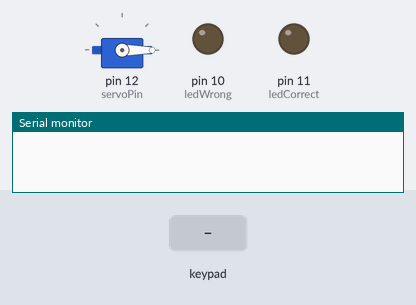
Recording of a sketch running on a simulated Arduino Uno, built with avr-gcc and run on an emulated ATmega328P. Parts: servo, output pins drawn as LEDs (lit = HIGH), the last lines printed to the serial monitor. Dashed ring = blinking. The test bench sets the inputs (shaded band).

Above: at 1.2 s.
1.3 s: key '*' pressed
At 1.55 s:
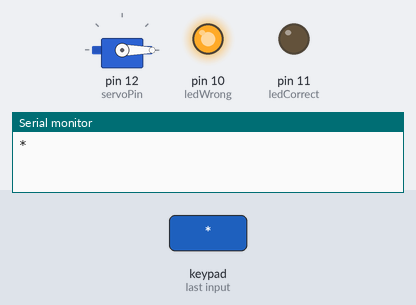
3.1 s: keypad keys 0 5 A 2 * pressed 0.4 s apart
At 4.36 s:
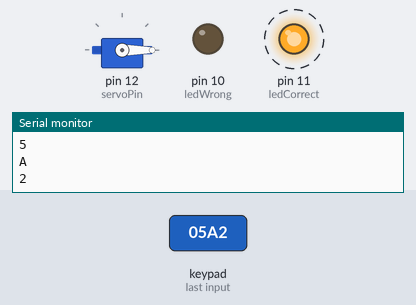
6.6 s: key 'B' pressed
8.1 s: keypad keys 0 5 A 2 # pressed 0.4 s apart
At 8.95 s:
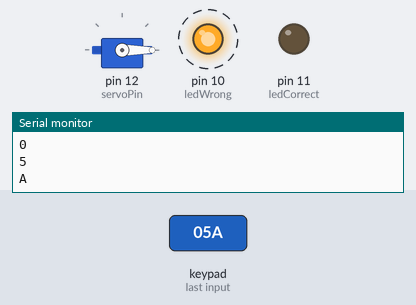
11.6 s: key 'C' pressed
13.1 s: keypad keys 0 5 A 2 D pressed 0.4 s apart
At 16.1 s:
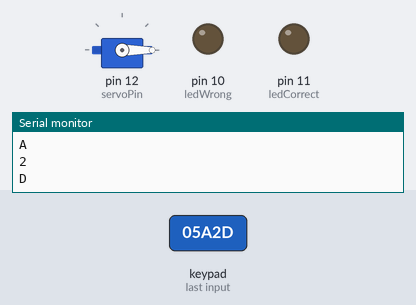
Timing chart, 0 to 17.6 s (numbered marks = the images above; inputs shaded):
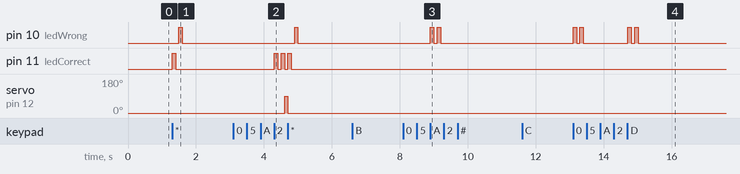

The sketch:

Keypad_Passcode.ino
```cpp
#include <Servo.h>
#include <Keypad.h>


const byte ROWS = 4;
const byte COLS = 4;

char hexaKeys[ROWS][COLS] = {
  {'1', '2', '3', 'A'},
  {'4', '5', '6', 'B'},
  {'7', '8', '9', 'C'},
  {'*', '0', '#', 'D'}
};

byte rowPins[ROWS] = {9, 8, 7, 6};
byte colPins[COLS] = {5, 4, 3, 2};


char passCode[] = {'0', '5', 'A', '2'}; //an array containing the passcode
char enterCode[sizeof(passCode)]; //an array containing the entered code
int keyCount = 0;
bool passSuccess = false;
int ledCorrect = 11;
int ledWrong = 10;
int servoPin = 12;

Keypad customKeypad = Keypad(makeKeymap(hexaKeys), rowPins, colPins, ROWS, COLS);
Servo myServo;

void setup() {
  Serial.begin(9600);
  pinMode(ledCorrect, OUTPUT);
  pinMode(ledWrong, OUTPUT);
  myServo.attach(servoPin);
  myServo.write(0);
}

void loop() {

  char enterKey = customKeypad.getKey(); //reads the last key entered

  if (enterKey) {
    Serial.println(enterKey);
    //add the entered key to the indexed slot in the array
    //corresponding to the value of keyCount:
    enterCode[keyCount] = enterKey;
    keyCount++; //increase keyCount to move to the next slot
  }

  //if the number of keys entered is greater or equal to those
  //of the passCode, compare codes:
  if (keyCount >= sizeof(passCode)) {

    //compare each indexed slot in the two codes one by one, for the length of passCode:
    for (int i = 0; i < sizeof(passCode); i++) {

      if (enterCode[i] == passCode[i]) {
        passSuccess = true; //if correct, set passSuccess 'true' and continue checking
        continue;
      } else {
        passSuccess = false; //if wrong, set passSucess 'false'
        break; //ends the for() loop prematurely, since it's wrong
      }

    }

    //if passSuccess remains 'true' after the code is analyzed above,
    //do the thing and blink green:
    if (passSuccess == true) {
      digitalWrite(ledCorrect, HIGH);
      delay(100);
      digitalWrite(ledCorrect, LOW);
      delay(100);
      digitalWrite(ledCorrect, HIGH);
      delay(100);
      digitalWrite(ledCorrect, LOW);
      myServo.write(90); //rotate the servo to 90 degrees


    } else { //if not, don't do the thing and blink red:
      digitalWrite(ledWrong, HIGH);
      delay(100);
      digitalWrite(ledWrong, LOW);
      delay(100);
      digitalWrite(ledWrong, HIGH);
      delay(100);
      digitalWrite(ledWrong, LOW);
      myServo.write(0); //set servo to 0 degrees
    }

    //reset the keyCount and the enterCode for next time:
    keyCount = 0;
    char enterCode[sizeof(passCode)];
  }

  //if the '*' key is pressed, reset everything and blink LEDs:
  if (enterKey == '*') {
    myServo.write(0);
    char enterCode[sizeof(passCode)];
    keyCount = 0;
    digitalWrite(ledCorrect, HIGH);
    delay(100);
    digitalWrite(ledCorrect, LOW);
    delay(100);
    digitalWrite(ledWrong, HIGH);
    delay(100);
    digitalWrite(ledWrong, LOW);
  }

}
```

Measured:
- after the input at 1.3 s, pin 10 (ledWrong): LOW → HIGH after 0.20 s, → LOW 0.10 s later; pin 11 (ledCorrect): LOW → HIGH at once, → LOW 0.10 s later
- after the input at 3.1 s, pin 10 (ledWrong): LOW → HIGH after 1.8 s, → LOW 0.10 s later; pin 11 (ledCorrect): alternates HIGH for 0.10 s and LOW for 0.10 s, 6 changes in all, then stays LOW, starting after 1.2 s; servo on pin 12 (servoPin): 0° → 90° after 1.5 s, → 0° 0.09 s later
- after the input at 8.1 s, pin 10 (ledWrong): alternates HIGH for 0.10 s and LOW for 0.10 s, 4 changes in all, then stays LOW, starting after 0.80 s
- after the input at 13.1 s, pin 10 (ledWrong): LOW → HIGH at once, → LOW 0.10 s later, → HIGH 0.10 s later, → LOW 0.10 s later, … (8 changes in this stretch)
